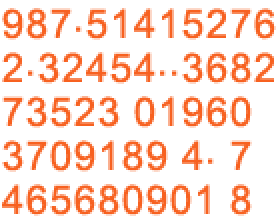
#> input picture 1.png, 138 x 110 px (shown 2 times larger)
$ python test.py
#> lines starting #> are read from the running program, lines starting #| are printed output that depends on the picture
from PIL import Image
from PIL import ImageFilter
import os

img = Image.open('1.png')
#> img is the input picture: PIL image 138x110 RGBA; mean R, G, B, A 230.3, 182.8, 162.2, 54.3

def preprocess_image(region):
    for y in xrange(0, region.size[1]):
        for x in xrange(0, region.size[0]):
            (r, g, b, a)=region.getpixel((x,y))
            if a < 192:
                region.putpixel((x,y),(255, 255, 255, 255))
            else:
                region.putpixel((x,y),(0, 0, 0, 255))
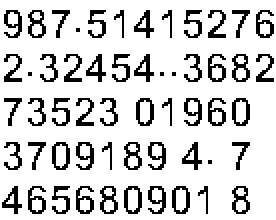
#> region: PIL image 138x110 RGBA (shown 2 times larger); mean R, G, B, A 210.6, 210.6, 210.6, 255
    region = region.resize((region.size[0]*5, region.size[1]*5))
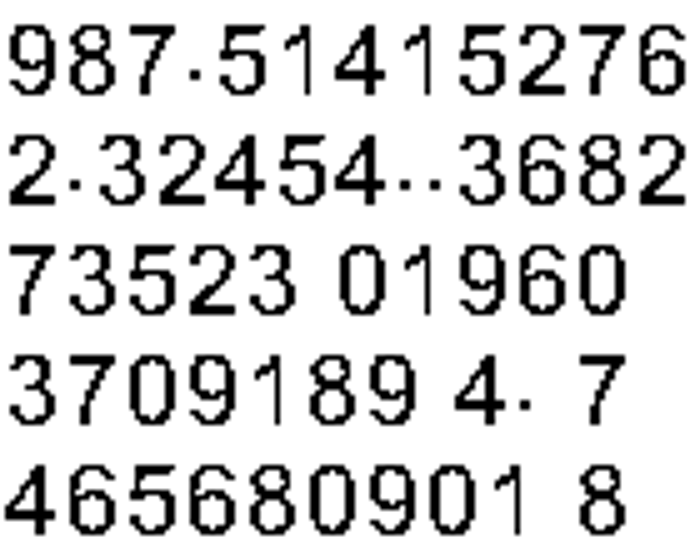
#> region: PIL image 690x550 RGBA; mean R, G, B, A 210.1, 210.1, 210.1, 255
    region = region.filter(ImageFilter.SHARPEN)
    return region

new_region = preprocess_image(img)
new_region.save('img2.tif', 'TIFF')

os.popen('tesseract  img2.tif  img2 digits')
text = file('img2.txt').read().strip()
#> (reads img2.txt from the repository)
